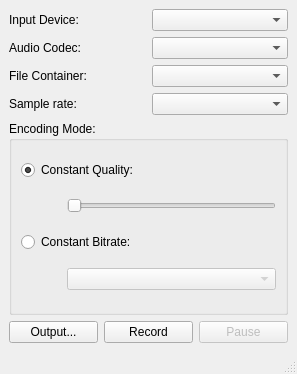
<?xml version="1.0" encoding="UTF-8"?>
 <ui version="4.0">
  <class>AudioRecorder</class>
  <widget class="QMainWindow" name="AudioRecorder">
   <property name="geometry">
    <rect>
     <x>0</x>
     <y>0</y>
     <width>297</width>
     <height>374</height>
    </rect>
   </property>
   <property name="windowTitle">
    <string>MainWindow</string>
   </property>
   <widget class="QWidget" name="centralwidget">
    <layout class="QGridLayout" name="gridLayout_3">
     <item row="0" column="0" colspan="3">
      <layout class="QGridLayout" name="gridLayout_2">
       <item row="0" column="0">
        <widget class="QLabel" name="label">
         <property name="text">
          <string>Input Device:</string>
         </property>
        </widget>
       </item>
       <item row="0" column="1">
        <widget class="QComboBox" name="audioDeviceBox"/>
       </item>
       <item row="1" column="0">
        <widget class="QLabel" name="label_2">
         <property name="text">
          <string>Audio Codec:</string>
         </property>
        </widget>
       </item>
       <item row="1" column="1">
        <widget class="QComboBox" name="audioCodecBox"/>
       </item>
       <item row="2" column="0">
        <widget class="QLabel" name="label_3">
         <property name="text">
          <string>File Container:</string>
         </property>
        </widget>
       </item>
       <item row="2" column="1">
        <widget class="QComboBox" name="containerBox"/>
       </item>
       <item row="3" column="0">
        <widget class="QLabel" name="label_4">
         <property name="text">
          <string>Sample rate:</string>
         </property>
        </widget>
       </item>
       <item row="3" column="1">
        <widget class="QComboBox" name="sampleRateBox"/>
       </item>
      </layout>
     </item>
     <item row="1" column="0" colspan="3">
      <widget class="QGroupBox" name="groupBox">
       <property name="title">
        <string>Encoding Mode:</string>
       </property>
       <layout class="QGridLayout" name="gridLayout">
        <item row="0" column="0" colspan="2">
         <widget class="QRadioButton" name="constantQualityRadioButton">
          <property name="text">
           <string>Constant Quality:</string>
          </property>
          <property name="checked">
           <bool>true</bool>
          </property>
         </widget>
        </item>
        <item row="1" column="0">
         <spacer name="horizontalSpacer_2">
          <property name="orientation">
           <enum>Qt::Horizontal</enum>
          </property>
          <property name="sizeType">
           <enum>QSizePolicy::Fixed</enum>
          </property>
          <property name="sizeHint" stdset="0">
           <size>
            <width>40</width>
            <height>20</height>
           </size>
          </property>
         </spacer>
        </item>
        <item row="1" column="1">
         <widget class="QSlider" name="qualitySlider">
          <property name="orientation">
           <enum>Qt::Horizontal</enum>
          </property>
         </widget>
        </item>
        <item row="2" column="0" colspan="2">
         <widget class="QRadioButton" name="constantBitrateRadioButton">
          <property name="text">
           <string>Constant Bitrate:</string>
          </property>
         </widget>
        </item>
        <item row="3" column="0">
         <spacer name="horizontalSpacer">
          <property name="orientation">
           <enum>Qt::Horizontal</enum>
          </property>
          <property name="sizeType">
           <enum>QSizePolicy::Fixed</enum>
          </property>
          <property name="sizeHint" stdset="0">
           <size>
            <width>40</width>
            <height>20</height>
           </size>
          </property>
         </spacer>
        </item>
        <item row="3" column="1">
         <widget class="QComboBox" name="bitrateBox">
          <property name="enabled">
           <bool>false</bool>
          </property>
         </widget>
        </item>
       </layout>
      </widget>
     </item>
     <item row="2" column="0">
      <widget class="QPushButton" name="outputButton">
       <property name="text">
        <string>Output...</string>
       </property>
      </widget>
     </item>
     <item row="2" column="1">
      <widget class="QPushButton" name="recordButton">
       <property name="text">
        <string>Record</string>
       </property>
      </widget>
     </item>
     <item row="2" column="2">
      <widget class="QPushButton" name="pauseButton">
       <property name="enabled">
        <bool>false</bool>
       </property>
       <property name="text">
        <string>Pause</string>
       </property>
      </widget>
     </item>
    </layout>
   </widget>
   <widget class="QStatusBar" name="statusbar"/>
  </widget>
  <resources/>
  <connections>
   <connection>
    <sender>constantQualityRadioButton</sender>
    <signal>toggled(bool)</signal>
    <receiver>qualitySlider</receiver>
    <slot>setEnabled(bool)</slot>
    <hints>
     <hint type="sourcelabel">
      <x>113</x>
      <y>197</y>
     </hint>
     <hint type="destinationlabel">
      <x>115</x>
      <y>223</y>
     </hint>
    </hints>
   </connection>
   <connection>
    <sender>constantBitrateRadioButton</sender>
    <signal>toggled(bool)</signal>
    <receiver>bitrateBox</receiver>
    <slot>setEnabled(bool)</slot>
    <hints>
     <hint type="sourcelabel">
      <x>173</x>
      <y>259</y>
     </hint>
     <hint type="destinationlabel">
      <x>190</x>
      <y>291</y>
     </hint>
    </hints>
   </connection>
   <connection>
    <sender>outputButton</sender>
    <signal>clicked()</signal>
    <receiver>AudioRecorder</receiver>
    <slot>setOutputLocation()</slot>
    <hints>
     <hint type="sourcelabel">
      <x>46</x>
      <y>340</y>
     </hint>
     <hint type="destinationlabel">
      <x>6</x>
      <y>302</y>
     </hint>
    </hints>
   </connection>
   <connection>
    <sender>recordButton</sender>
    <signal>clicked()</signal>
    <receiver>AudioRecorder</receiver>
    <slot>toggleRecord()</slot>
    <hints>
     <hint type="sourcelabel">
      <x>191</x>
      <y>340</y>
     </hint>
     <hint type="destinationlabel">
      <x>113</x>
      <y>317</y>
     </hint>
    </hints>
   </connection>
   <connection>
    <sender>pauseButton</sender>
    <signal>clicked()</signal>
    <receiver>AudioRecorder</receiver>
    <slot>togglePause()</slot>
    <hints>
     <hint type="sourcelabel">
      <x>252</x>
      <y>334</y>
     </hint>
     <hint type="destinationlabel">
      <x>258</x>
      <y>346</y>
     </hint>
    </hints>
   </connection>
  </connections>
  <slots>
   <slot>setOutputLocation()</slot>
   <slot>toggleRecord()</slot>
   <slot>togglePause()</slot>
  </slots>
 </ui>
